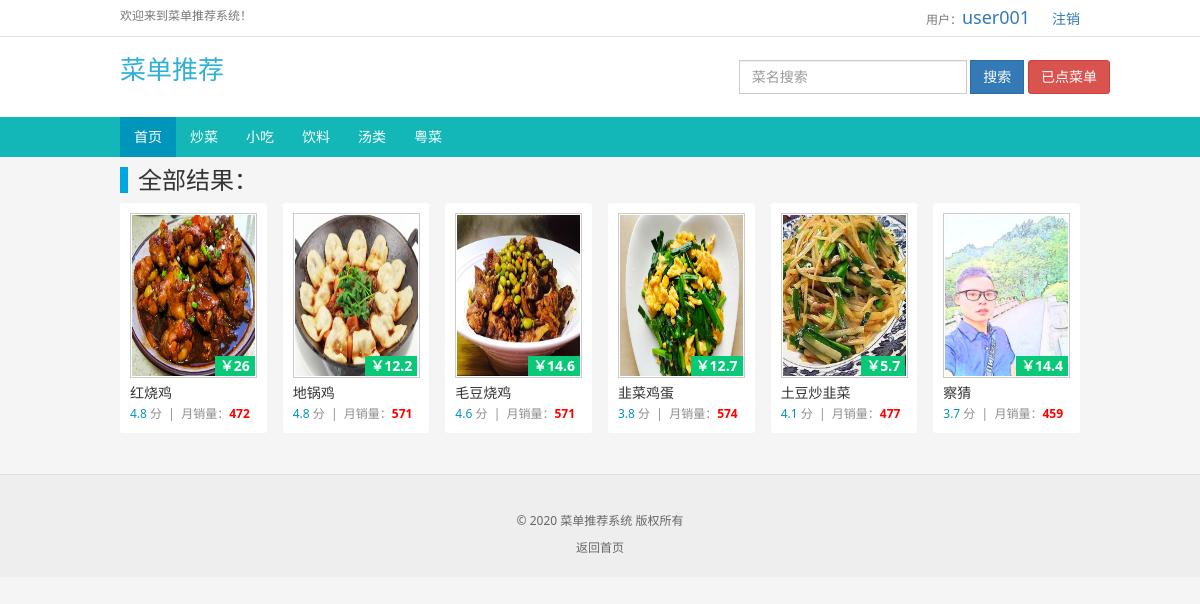
/all/ (signed in), run on the app's committed database.
### Myrestaurant/models.py (models this page shows, shortened)
class MenuType(models.Model):
    MenuType = models.CharField(max_length=10, verbose_name="分类")
    CreateType = models.DateTimeField(auto_now_add=True, verbose_name="创建时间", editable=False)
    class Meta:
        verbose_name = "类别"
        verbose_name_plural = verbose_name
        ordering = ['CreateType']

class MenuModels(models.Model):
    core = str(round(random.uniform(1, 5), 1))
    shell = str(random.randint(300, 700))
    free = str(round(random.uniform(5, 15), 1))
    MenuName = models.CharField(max_length=30, verbose_name="菜名")
    MenuType = models.ForeignKey(MenuType, related_name="Menutype", on_delete=models.CASCADE, verbose_name="类型")
    MenuImg = models.ImageField(upload_to='static/img/plants/', default='static/img/plants/default.png', max_length=200,
                                blank=True, null=True, verbose_name='图片')
    MenuCore = models.CharField(max_length=20, verbose_name="评分", blank=True, null=True, default=core)
    MenuShell = models.CharField(max_length=20, verbose_name="月销售量", blank=True, null=True, default=shell)
    MenuFree = models.CharField(max_length=20, verbose_name="价格", blank=True, null=True, default=free)
    CreateMenu = models.DateTimeField(auto_now_add=True, verbose_name="创建时间", editable=False)
    class Meta:
        verbose_name = "菜单"
        verbose_name_plural = verbose_name
        ordering = ['CreateMenu']

### Myrestaurant/views.py (the view)
# urls.py: path(r"all/", getall),
def getall(request):
    res = MenuModels.objects.all()
    cats = MenuType.objects.all()
    pls = MenuType.objects.all()
    return render(request, 'all.html', locals())

### templates/all.html (shortened to what this page needs)
{% extends 'base.html' %}
{% block content %}
<div class="container">
<div class="row" style="padding:0px 7px 0 7px;">
    <div class="col-md-12 movie-item-out">
        <h3 style="padding-left:10px;border-left:8px solid #00A6DE;">全部结果：</h3>
    </div>
{%  if res %}
    {%  for p in res %}
    <div class="col-md-2 col-sm-6 col-xs-6 movie-item-out">
    <div class="movie-item">
        <a style="position:relative;display:block;" title="" target="_blank" href="/detail/{{p.id}}/">
            <img class="indexhot"  src="/{{p.MenuImg}}">
            <button class="hdtag"><b style="font-size: 14px">￥{{p.MenuFree}}</b></button>
        </a>
        <div class="meta">
            <div style="width:100%;overflow:hidden;height:20px;">
                <a target="_blank"  class="movie-name" href="/detail/{{p.id}}/">{{p.MenuName}}</a>
            </div>
            <em> <span style="color: #0095bb">{{p.MenuCore}}</span>&nbsp;分&nbsp;&nbsp;|&nbsp;&nbsp;月销量：<strong><span style="color:#FF0000;">{{p.MenuShell}}</span></strong></em>
        </div>
    </div>
    </div>
    {%  endfor %}
 {% else %}
 <br>
 <br>
<h1> 无相关结果！</h1>
 {% endif %}
<div class="col-md-12 movie-item-out">
</div>
</div>
</div>
{%  endblock %}

### templates/base.html (shortened to what this page needs)
<!DOCTYPE html>
<html lang="zh-CN">
<head>
    <link rel="stylesheet" href="/static/layui/css/layui.css">
    <link rel="stylesheet" href="/static/css/bootstrap.min.css">
    <link rel="stylesheet" rev="stylesheet" type="text/css" media="all" href="/static/css/css2.css">
</head>
<body>
<div style="background:#FFF">
    <div style="padding:5px 0;border-bottom:1px solid #DDD;">
        <div class="container">
            <span class="header-help">欢迎来到菜单推荐系统！</span>
            <div class="pull-right">
                {% if user.is_authenticated %}
                    <span class="header-help">用户：<a href="javascript:;"
                                                    style="font-size: 18px;text-decoration: none">{{ user.username }}</a></span>
                    &nbsp; &nbsp; &nbsp;<span><a href="{% url 'Myrestaurant:user_logout' %}">注销</a></span>
                {% else %}
                    <span class="header-help"><a style="font-size: 18px" href="{% url 'Myrestaurant:login' %}">LOGIN</a></span>
                {% endif %}
            </div>
        </div>
    </div>
    <div class="container" style="padding-top:15px;padding-bottom:15px;padding-right:0;">
        <div class="pull-left">
            <span style="font-size: 26px;color: #31b0d5;font-family: 华文彩云;font-style: normal">菜单推荐</span>
        </div>
        <div class="pull-right ">
            <div class="row">
                <form class="navbar-form" target="_blank" accept-charset="utf-8" action="/search/" method="get"
                      role="search">
                    <div class="form-group">
                        <input type="text" class="form-control" name="wd" placeholder="菜名搜索">
                    </div>
                    <button type="submit" class="btn btn-primary">搜索</button>
                    {% if user.is_authenticated %}
                        <a href="javascript:void (0);" class="btn btn-danger" onclick="mune()">已点菜单</a>
                    {% else %}
                        <a href="javascript:void (0);" class="btn btn-danger" onclick="mune1()">已点菜单</a>
                    {% endif %}
                </form>
            </div>
        </div>
    </div>
    <nav class="navbar navbar-default" role="navigation">
        <div class="container">
            <div class="collapse  navbar-collapse" id="navbar">
                <ul class="nav navbar-nav ">
                    <li class="active"><a href="/">首页</a></li>
                    {% for c in pls %}
                        <li class=""><a href="/type/{{ c.id }}">{{ c.MenuType }}</a></li>
                    {% endfor %}
                </ul>
            </div>
        </div>
    </nav>
</div>
{% block content %} {% endblock %}
<footer class="footer">
    <p style="margin: 0 0 10px;"><br/>&copy; 2020 菜单推荐系统 版权所有</p>
    <em><a href="/">返回首页 </a></em>
</footer>
</body>
</html>

### static/css/css2.css (style rules this page uses)
body,html { font-family: "Segoe UI", "Lucida Grande", Helvetica, Arial, "Microsoft YaHei", FreeSans, Arimo, "Droid Sans","wenquanyi micro hei","Hiragino Sans GB", "Hiragino Sans GB W3", Arial, sans-serif; background: #F6F5F6; }
.hdtag { background:#09C878; padding: 0 5px; color: #FFF; font-size: 12px; right:2px;bottom:2px; position:absolute; border: none; }
.navbar-form input,.navbar-form button { border-radius: 0; }
.navbar { background: #14B7B7; border: none; border-radius: 0; }
.navbar-collapse { padding: 0; }
.navbar-default .navbar-nav li a { color: #FFF; }
.navbar-default .navbar-nav .active a { background: #0095bb; color: #FFF; }
.btn,.input { border-radius: 3px; }
.header-help { font-size: 12px; color: #777; }
.movie-item { border-radius: 3px; background: #FFF; padding: 10px 10px; margin-bottom: 15px; }
.movie-item-out { padding: 0 8px; }
.indexhot { border: 1px solid #ccc; padding: 1px; width:127px; height: 200px; }
@media (min-width: 768px) { .container { width: 100% !important; } }
@media (min-width: 992px) { .container { width: 990px !important; } }
@media (min-width: 992px) { .indexhot { height: 165px; } }
@media (min-width: 1200px) { .container { width: 990px !important; } }
em { font-size:12px; font-style:normal; color:#8c8c8c; }
.meta { margin-top:5px; }
.movie-name { font-size: 14px; color: #333; text-overflow: ellipsis; white-space: nowrap; width: 170px; overflow: hidden; display: inline; float: left; }
footer { font-size: 12px; border-top: 1px solid #DDD; text-align: center; margin-top: 25px; padding: 20px 10px; color: #666; background-color: #EEE; }
footer a { color: #666; }
.navbar { margin-bottom: 10px; min-height: 40px; }
.movie-item-out h3 { margin-top: 0px; }
.navbar-form { padding: 0px 0px; }
.nav>li>a { position: relative; display: block; padding: 10px 14px; }

### data on the page
MenuType: MenuType "炒菜"
MenuType: MenuType "小吃"
MenuType: MenuType "饮料"
MenuType: MenuType "汤类"
MenuType: MenuType "粤菜"
MenuModels: MenuImg (picture), MenuFree "26", MenuName "红烧鸡", MenuCore "4.8", MenuShell "472"
MenuModels: MenuImg (picture), MenuFree "12.2", MenuName "地锅鸡", MenuCore "4.8", MenuShell "571"
MenuModels: MenuImg (picture), MenuFree "14.6", MenuName "毛豆烧鸡", MenuCore "4.6", MenuShell "571"
MenuModels: MenuImg (picture), MenuFree "12.7", MenuName "韭菜鸡蛋", MenuCore "3.8", MenuShell "574"
MenuModels: MenuImg (picture), MenuFree "5.7", MenuName "土豆炒韭菜", MenuCore "4.1", MenuShell "477"
MenuModels: MenuImg (picture), MenuFree "14.4", MenuName "察猜", MenuCore "3.7", MenuShell "459"

### other printed values
{{ user.username }} "user001"
